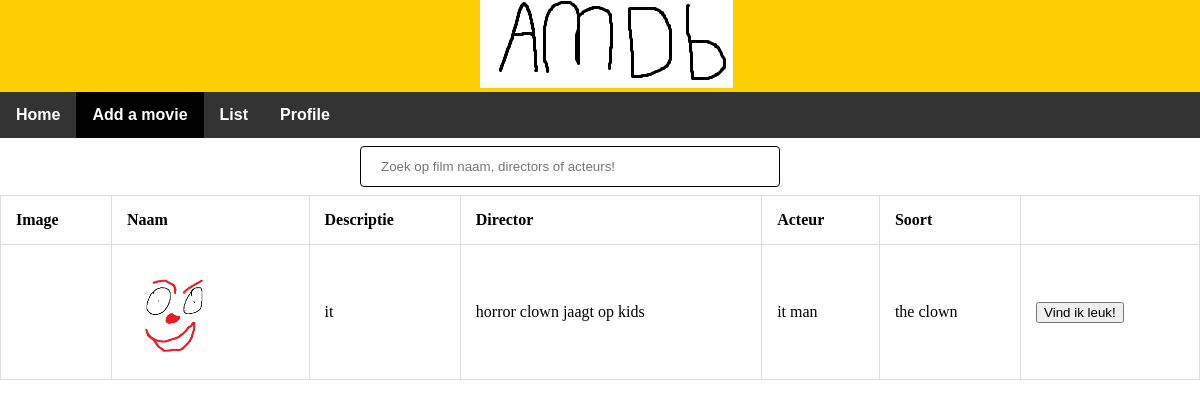
/php/pages/film.php?id=8, run on the app's committed database.
### tables this page shows
CREATE TABLE `films` (
  `film_id` int(11) NOT NULL,
  `naam` varchar(30) NOT NULL,
  `image` varchar(250) NOT NULL,
  `descriptie` varchar(255) NOT NULL,
  `director` varchar(20) NOT NULL,
  `acteur` varchar(40) NOT NULL,
  `vurl` varchar(50) NOT NULL,
  `soort` varchar(20) NOT NULL
);

### php/pages/film.php (the view, shortened to what this page needs)
<?php
include('../conn.php');
$id = $_GET['id'];
?>
<!doctype html>
<div class="header">
<head>
    <link rel="stylesheet" type="text/css" href="/../film/filmdb/css/style.css">
</head>
<body>
<div class="logo" >
<img src="/../film/filmdb/img/logo.png" alt="logo">
</div>
</div>
<ul>
<li><a  href="../home.php">Home</a></li>
<li><a class="active" href="../php/pages/add.php">Add a movie</a></li>
<li><a href="list.php">List</a></li>
<li><a href="profile.php">Profile</a></li>
</ul>
<div class="form1">
<form action="./pages/search.php" method="GET">
<input type="text" placeholder="Zoek op film naam, directors of acteurs!" name="search" />
</form>
</div>
<table>
			<?php
	$sql="SELECT * FROM films where film_id = ".$id;
    $result_set=mysqli_query($conn, $sql);
	while($row=mysqli_fetch_row($result_set))
	{
    echo '<tr>';
    echo '<table>		<th>Image</th><th>Naam</th><th>Descriptie</th><th>Director</th><th>Acteur</th><th>Soort</th><th></th></tr><td>';
        echo '<td><img src="afb/'. $row[2] . '"width="100px" height="100px"></a></td>';
        echo '<td>'. $row[1] . '</td>';
		    echo '<td>'. $row[3] . '</td>';
        echo '<td>'. $row[4] . '</td>';
        echo '<td>'. $row[5] . '</td>';
        echo '<td><a href="recommend.php?id='.$row[0].'" ><button type="button">Vind ik leuk!</button></a></td>';
	}
		?>
		</table>
</body>
</html>

### css/style.css (style rules this page uses)
body { color: black; margin: 0 !important; padding: 0 !important; }
.logo { padding-left: 40%; }
.header { margin-top: 0%; padding-top: 0%; background-color: rgb(253, 207, 0); }
input[type=text], select { width: 50%; padding: 12px 20px; margin: 8px 0; display: inline-block; border: 1px solid rgb(0, 0, 0); border-radius: 4px; box-sizing: border-box; }
ul { list-style-type: none; margin: 0; padding: 0; overflow: hidden; background-color: #333; font-family: Arial, Helvetica, sans-serif; font-weight: bold; }
li { float: left; }
li a { display: block; color: white; text-align: center; padding: 14px 16px; text-decoration: none; }
.active { background-color: rgb(0, 0, 0); }
.form1 { padding-left: 30%; padding-top: 0%; }
table, td, th { border: 1px solid #ddd; text-align: left; }
table { border-collapse: collapse; width: 100%; }
th, td { padding: 15px; }

### data on the page
films: image (picture), naam "it", descriptie "horror clown jaagt op kids", director "it man", acteur "the clown"
